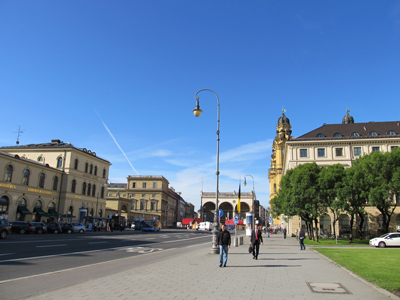
%> input picture 01.K-means Learning/city.jpg, 400 x 300 px
$ octave --eval "kmeans_demo1;"   (GNU Octave 9; MATLAB toolbox functions it lacks are replaced by stand-ins)
%> lines starting %> are read from the running program, lines starting %| are printed output that depends on the picture
%%%%%%%%%%%%%%%%%%%%%%%%%%%%%%%%%%%%%%%%%%%%%
%功能：演示Kmeans聚类算法在计算机视觉中的应用
%实现如何利用Kmeans聚类实现图像的分割；
%环境：Win7，Matlab2012b
%Modi: NUDT-VAP
%时间：2014-10-17
%%%%%%%%%%%%%%%%%%%%%%%%%%%%%%%%%%%%%%%%%%%%%

function kmeans_demo1()
clear;close all;clc;
%% 读取测试图像
im = imread('city.jpg');
%> im is the input picture: size 300x400x3 uint8; mean R, G, B 100.2, 128.8, 162.2
imshow(im), title('Imput image');
%% 转换图像的颜色空间得到样本
cform = makecform('srgb2lab');
lab = applycform(im,cform);
%> lab: size 300x400x3 uint8; mean of channels 1, 2, 3 134.2, 127.2, 107.9
ab = double(lab(:,:,2:3));
nrows = size(lab,1); ncols = size(lab,2);
%> after `nrows = size(lab,1)`: nrows = 300
%> after `ncols = size(lab,2)`: ncols = 400
X = reshape(ab,nrows*ncols,2)';
figure, scatter(X(1,:)',X(2,:)',3,'filled');  box on; %显示颜色空间转换后的二维样本空间分布
%> after `box on`:
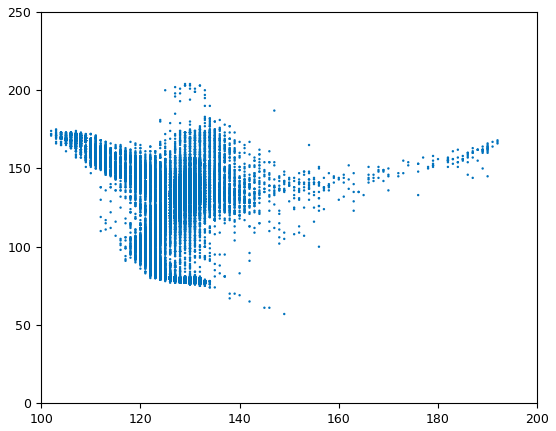
%> figure redrawn from the program's plot data
%print -dpdf 2D1.pdf
%% 对样本空间进行Kmeans聚类
k = 5; % 聚类个数
max_iter = 100; %最大迭代次数

[centroids, labels] = run_kmeans(X, k, max_iter);
%> after the loop in run_kmeans, `for i = 2:k`: centroids = [130 132 126 127 122; 156 78 80 128 109]
%> after the loop in run_kmeans, `for iter = 1:max_iter`: centroids = [116.5 128.6 122.3 128.7 126.8; 158.5 79.49 91.97 134.7 120.3]

%% 显示聚类分割结果
figure, scatter(X(1,:)',X(2,:)',3,labels,'filled'); %显示二维样本空间聚类效果
hold on; scatter(centroids(1,:),centroids(2,:),60,'r','filled')
hold on; scatter(centroids(1,:),centroids(2,:),30,'g','filled')
box on; hold off;
%> after `box on`:
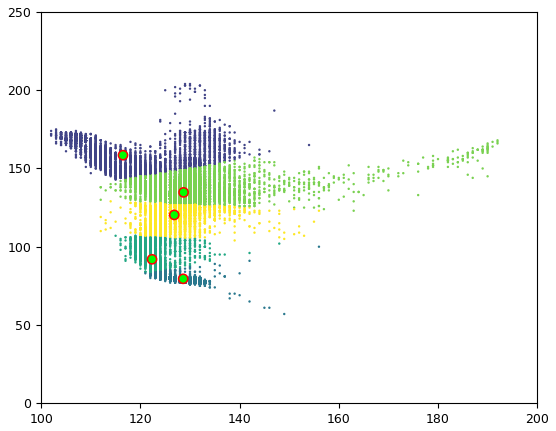
%> figure redrawn from the program's plot data
%print -dpdf 2D2.pdf

pixel_labels = reshape(labels,nrows,ncols);
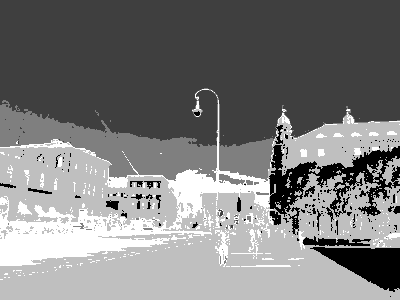
%> pixel_labels: size 300x400 double; min 1, max 5, mean 2.97; drawn with min black and max white
rgb_labels = label2rgb(pixel_labels);
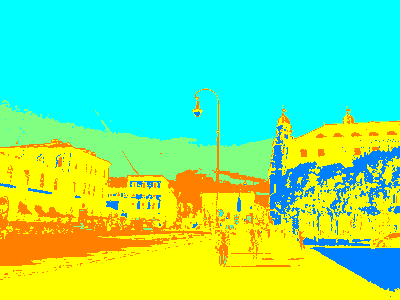
%> rgb_labels: size 300x400x3 uint8; mean R, G, B 119.7, 234.7, 135.4
figure, imshow(rgb_labels), title('Segmented Image');
%print -dpdf Seg.pdf
end

function [centroids, labels] = run_kmeans(X, k, max_iter)
% 该函数实现Kmeans聚类
% 输入参数：
%                   X为输入样本集，dxN
%                   k为聚类中心个数
%                   max_iter为kemans聚类的最大迭代的次数
% 输出参数：
%                   centroids为聚类中心 dxk
%                   labels为样本的类别标记

%% 采用K-means++算法初始化聚类中心
  centroids = X(:,1+round(rand*(size(X,2)-1)));
  labels = ones(1,size(X,2));
  for i = 2:k
        D = X-centroids(:,labels);
        D = cumsum(sqrt(dot(D,D,1)));
        if D(end) == 0, centroids(:,i:k) = X(:,ones(1,k-i+1)); return; end
        centroids(:,i) = X(:,find(rand < D/D(end),1));
        [~,labels] = max(bsxfun(@minus,2*real(centroids'*X),dot(centroids,centroids,1).'));
  end

%% 标准Kmeans算法
  for iter = 1:max_iter
        for i = 1:k, l = labels==i; centroids(:,i) = sum(X(:,l),2)/sum(l); end
        [~,labels] = max(bsxfun(@minus,2*real(centroids'*X),dot(centroids,centroids,1).'),[],1);
  end

end
